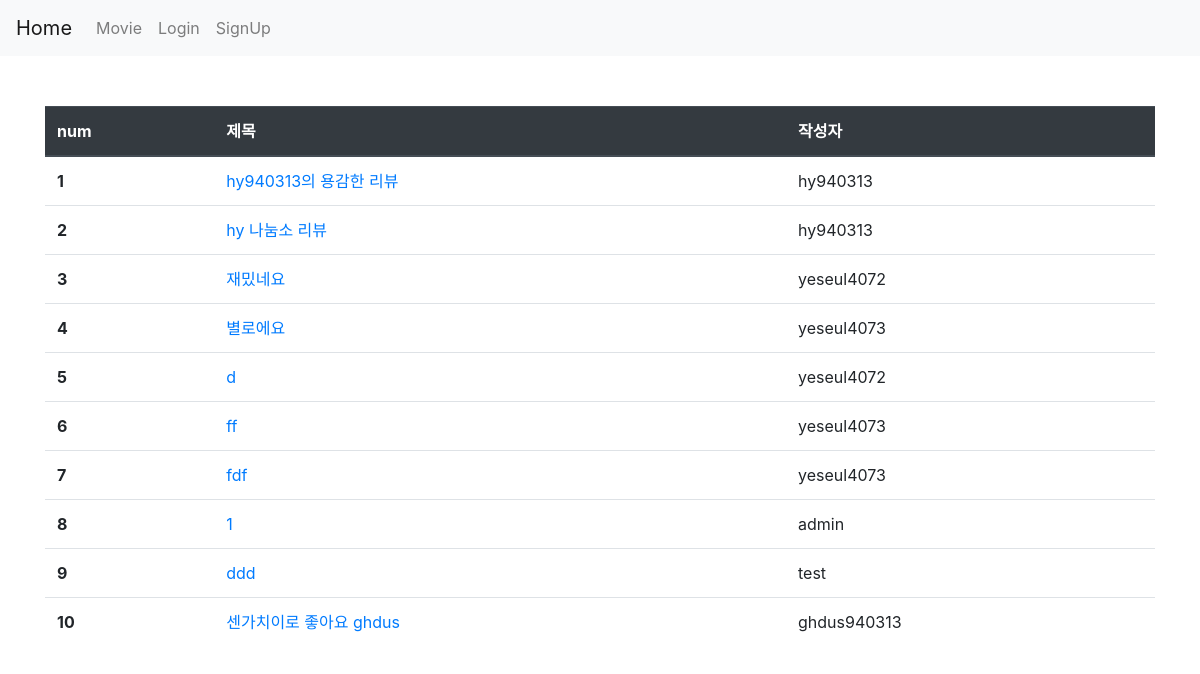
The app's page /articles/review_list/, older data.
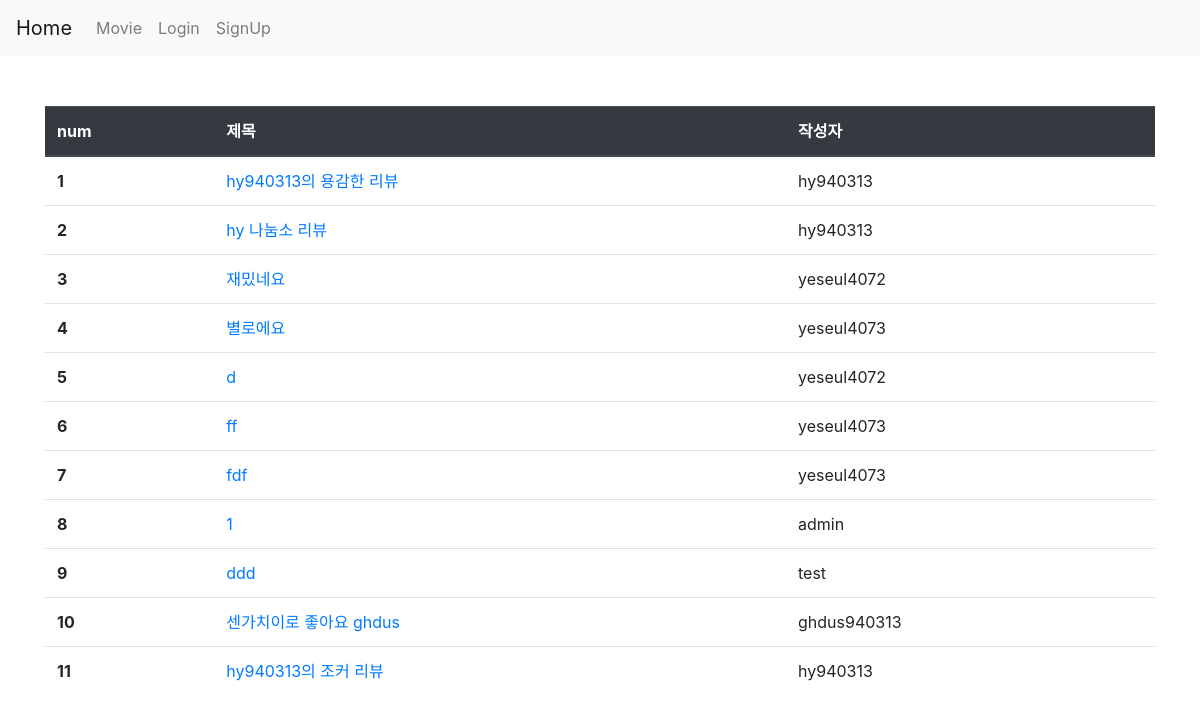
The same page, newer data.
### articles/models.py (models this page shows)
class Review(models.Model):
    title = models.TextField()
    content = models.TextField()
    created_at = models.DateField(auto_now_add=True)
    updated_at = models.DateField(auto_now=True)
    user = models.ForeignKey(settings.AUTH_USER_MODEL, on_delete=models.CASCADE)
    movie = models.ForeignKey(Movie, on_delete=models.CASCADE)
    genre_ids = models.ManyToManyField(Genre, related_name='review', blank=True)
    score = models.IntegerField(validators=[MinValueValidator(1), MaxValueValidator(5)])

### accounts/models.py (models this page shows)
class User(AbstractUser):
    followers = models.ManyToManyField(
            settings.AUTH_USER_MODEL,
            related_name='followings'
    )
    myinfo = models.TextField(blank=True, null=True)
    image = ProcessedImageField(upload_to='',processors=[ResizeToFill(100,100)],blank=True, null=True)
    nickname = models.TextField(blank=True, null=True)

### articles/views.py (the view)
# urls.py: path('review_list/', views.review_list, name='review_list'),
def review_list(request):
    reviews = Review.objects.all()
    paginator = Paginator(reviews, 12)
    page_number = request.GET.get('page')
    page_obj = paginator.get_page(page_number)
    context = {
        'reviews': reviews,
        'page_obj': page_obj,
    }
    return render(request, 'articles/review_list.html', context)

### articles/templates/articles/review_list.html (shortened to what this page needs)
{% extends 'base.html' %}
{% load bootstrap_pagination %}
{% load static %}
{% block head %}
<link rel="stylesheet" href="{% static 'articles/style.css' %}">
{% endblock %}
{% block content %}
<div class="container" style="margin-top: 50px; margin-bottom: 50px;">
    <table class="table">
        <thead class="thead-dark">
          <tr>
            <th scope="col">num</th>
            <th scope="col">제목</th>
            <th scope="col">작성자</th>
          </tr>
        </thead>
        <tbody>
        {% for review in page_obj %}
          <tr>
            <th scope="row">{{ review.id }}</th>
            <td><a href="{% url 'articles:review_detail' review.movie.pk review.pk %}">{{ review.title }}</a></td>
            <td>{{ review.user.username }}</td>
          </tr>
        {% endfor %}
        </tbody>
      </table>
    </div>
{% endblock %}

Row changes from the older to the newer data that the page shows:
added Review: id "11", title "hy940313의 조커 리뷰", user.username "hy940313"
